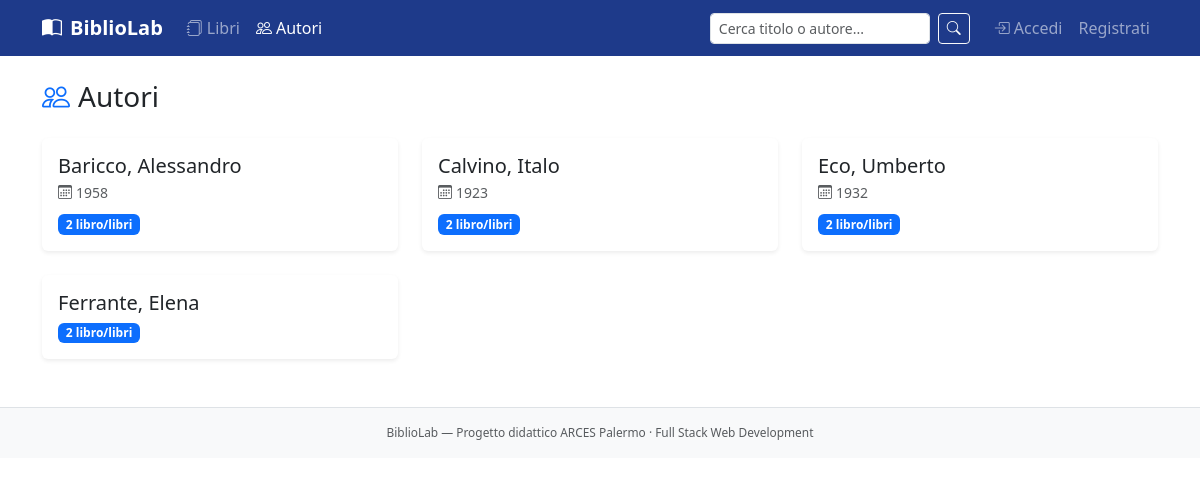
The app's page /autori/ with its own data.
### catalogo/models.py (models this page shows)
class Autore(models.Model):
    nome = models.CharField(
        max_length=100,         # massimo 100 caratteri
        verbose_name='Nome'     # etichetta leggibile per Admin e form
    )
    cognome = models.CharField(
        max_length=100,
        verbose_name='Cognome'
    )
    data_nascita = models.DateField(
        null=True,
        blank=True,
        verbose_name='Data di nascita'
    )
    biografia = models.TextField(
        blank=True,
        verbose_name='Biografia'
    )
    def __str__(self):
        return f"{self.cognome}, {self.nome}"
    class Meta:
        ordering = ['cognome', 'nome']
        verbose_name        = 'Autore'
        verbose_name_plural = 'Autori'

### catalogo/views.py (the view)
# urls.py: path('autori/', views.lista_autori, name='lista_autori'),
def lista_autori(request):
    autori = (
        Autore.objects
        .annotate(n_libri=db_models.Count('libri'))
        .order_by('cognome', 'nome')
    )
    return render(request, 'catalogo/autore_list.html', {'autori': autori})

### catalogo/templates/catalogo/autore_list.html (shortened to what this page needs)
{% extends 'base.html' %}
{% block contenuto %}
<h1 class="h3 mb-4"><i class="bi bi-people me-2 text-primary"></i>Autori</h1>
<div class="row row-cols-1 row-cols-md-2 row-cols-lg-3 g-4">
  {% for autore in autori %}
  <div class="col">
    <div class="card h-100 border-0 shadow-sm">
      <div class="card-body">
        <h5 class="card-title mb-1">
          <a href="{% url 'catalogo:dettaglio_autore' autore.pk %}"
             class="text-decoration-none text-dark stretched-link">
            {{ autore }}
          </a>
        </h5>
        {% if autore.data_nascita %}
        <p class="text-muted small mb-2">
          <i class="bi bi-calendar3 me-1"></i>{{ autore.data_nascita|date:"Y" }}
        </p>
        {% endif %}
        <span class="badge bg-primary">{{ autore.n_libri }} libro/libri</span>
      </div>
    </div>
  </div>
  {% empty %}
  <p class="text-muted">Nessun autore presente nel catalogo.</p>
  {% endfor %}
</div>
{% endblock %}

### catalogo/static/catalogo/css/bibliolab.css (style rules this page uses)
:root { --bl-blu: #1e3a8a; --bl-oro: #fbbf24; }
.card.shadow-sm { transition: box-shadow 0.2s ease, transform 0.2s ease; }

### records on screen
Autore: cognome+nome "Baricco, Alessandro", data_nascita "1958", n_libri "2"
Autore: cognome+nome "Calvino, Italo", data_nascita "1923", n_libri "2"
Autore: cognome+nome "Eco, Umberto", data_nascita "1932", n_libri "2"
Autore: cognome+nome "Ferrante, Elena", n_libri "2"
